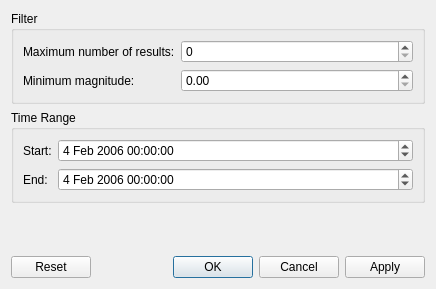
<?xml version="1.0" encoding="UTF-8"?>
<ui version="4.0">
 <class>EarthquakeConfigWidget</class>
 <widget class="QDialog" name="EarthquakeConfigWidget">
  <property name="geometry">
   <rect>
    <x>0</x>
    <y>0</y>
    <width>436</width>
    <height>289</height>
   </rect>
  </property>
  <property name="windowTitle">
   <string>Dialog</string>
  </property>
  <layout class="QVBoxLayout" name="verticalLayout">
   <item>
    <widget class="QGroupBox" name="groupBox_2">
     <property name="title">
      <string>Filter</string>
     </property>
     <layout class="QFormLayout" name="formLayout_2">
      <item row="0" column="0">
       <widget class="QLabel" name="label">
        <property name="text">
         <string>Maximum number of results:</string>
        </property>
       </widget>
      </item>
      <item row="0" column="1">
       <widget class="QSpinBox" name="m_numResults"/>
      </item>
      <item row="1" column="0">
       <widget class="QLabel" name="label_2">
        <property name="text">
         <string>Minimum magnitude:</string>
        </property>
       </widget>
      </item>
      <item row="1" column="1">
       <widget class="QDoubleSpinBox" name="m_minMagnitude">
        <property name="maximum">
         <double>10.000000000000000</double>
        </property>
        <property name="singleStep">
         <double>0.500000000000000</double>
        </property>
       </widget>
      </item>
     </layout>
    </widget>
   </item>
   <item>
    <widget class="QGroupBox" name="groupBox">
     <property name="title">
      <string>Time Range</string>
     </property>
     <layout class="QFormLayout" name="formLayout">
      <item row="0" column="0">
       <widget class="QLabel" name="label_3">
        <property name="text">
         <string>Start:</string>
        </property>
       </widget>
      </item>
      <item row="0" column="1">
       <widget class="QDateTimeEdit" name="m_startDate">
        <property name="dateTime">
         <datetime>
          <hour>0</hour>
          <minute>0</minute>
          <second>0</second>
          <year>2006</year>
          <month>2</month>
          <day>4</day>
         </datetime>
        </property>
       </widget>
      </item>
      <item row="1" column="0">
       <widget class="QLabel" name="label_4">
        <property name="text">
         <string>End:</string>
        </property>
       </widget>
      </item>
      <item row="1" column="1">
       <widget class="QDateTimeEdit" name="m_endDate">
        <property name="dateTime">
         <datetime>
          <hour>0</hour>
          <minute>0</minute>
          <second>0</second>
          <year>2006</year>
          <month>2</month>
          <day>4</day>
         </datetime>
        </property>
       </widget>
      </item>
     </layout>
    </widget>
   </item>
   <item>
    <spacer name="verticalSpacer">
     <property name="orientation">
      <enum>Qt::Vertical</enum>
     </property>
     <property name="sizeHint" stdset="0">
      <size>
       <width>20</width>
       <height>40</height>
      </size>
     </property>
    </spacer>
   </item>
   <item>
    <widget class="QDialogButtonBox" name="m_buttonBox">
     <property name="orientation">
      <enum>Qt::Horizontal</enum>
     </property>
     <property name="standardButtons">
      <set>QDialogButtonBox::Apply|QDialogButtonBox::Cancel|QDialogButtonBox::Ok|QDialogButtonBox::Reset</set>
     </property>
    </widget>
   </item>
  </layout>
 </widget>
 <resources/>
 <connections>
  <connection>
   <sender>m_buttonBox</sender>
   <signal>accepted()</signal>
   <receiver>EarthquakeConfigWidget</receiver>
   <slot>accept()</slot>
   <hints>
    <hint type="sourcelabel">
     <x>248</x>
     <y>254</y>
    </hint>
    <hint type="destinationlabel">
     <x>157</x>
     <y>274</y>
    </hint>
   </hints>
  </connection>
  <connection>
   <sender>m_buttonBox</sender>
   <signal>rejected()</signal>
   <receiver>EarthquakeConfigWidget</receiver>
   <slot>reject()</slot>
   <hints>
    <hint type="sourcelabel">
     <x>316</x>
     <y>260</y>
    </hint>
    <hint type="destinationlabel">
     <x>286</x>
     <y>274</y>
    </hint>
   </hints>
  </connection>
 </connections>
</ui>
